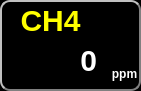
        <widget class="QWidget" name="rad_widget_6" native="true">
         <property name="geometry">
          <rect>
           <x>149</x>
           <y>0</y>
           <width>141</width>
           <height>91</height>
          </rect>
         </property>
         <property name="styleSheet">
          <string notr="true">QWidget
{
	border-color: gray;
	border-style: outset;
    border-width: 2px;
    border-radius: 10px;
    background-color: black;
    font: bold30px;
    padding: 6px;
}</string>
         </property>
         <widget class="QLabel" name="label_15">
          <property name="geometry">
           <rect>
            <x>10</x>
            <y>0</y>
            <width>81</width>
            <height>41</height>
           </rect>
          </property>
          <property name="font">
           <font>
            <pointsize>-1</pointsize>
            <italic>false</italic>
            <bold>true</bold>
           </font>
          </property>
          <property name="styleSheet">
           <string notr="true">QLabel
{
	color: yellow;
	border-style: none;
    border-width: 2px;
    border-radius: 10px;
    background-color: none;
    font: bold 30px;
    padding: 6px;
}</string>
          </property>
          <property name="text">
           <string>CH4</string>
          </property>
          <property name="alignment">
           <set>Qt::AlignmentFlag::AlignCenter</set>
          </property>
         </widget>
         <widget class="QLabel" name="CH4_Label">
          <property name="geometry">
           <rect>
            <x>10</x>
            <y>40</y>
            <width>101</width>
            <height>40</height>
           </rect>
          </property>
          <property name="font">
           <font>
            <pointsize>-1</pointsize>
            <italic>false</italic>
            <bold>true</bold>
           </font>
          </property>
          <property name="styleSheet">
           <string notr="true">QLabel
{
	border-style: none;
    border-width: 2px;
    border-radius: 10px;
    background-color: none;
    font: bold 30px;
    padding: 6px;
	color: white;
}</string>
          </property>
          <property name="text">
           <string>0</string>
          </property>
          <property name="alignment">
           <set>Qt::AlignmentFlag::AlignRight|Qt::AlignmentFlag::AlignTrailing|Qt::AlignmentFlag::AlignVCenter</set>
          </property>
         </widget>
         <widget class="QLabel" name="label_18">
          <property name="geometry">
           <rect>
            <x>104</x>
            <y>58</y>
            <width>41</width>
            <height>31</height>
           </rect>
          </property>
          <property name="font">
           <font>
            <pointsize>-1</pointsize>
            <italic>false</italic>
            <bold>true</bold>
           </font>
          </property>
          <property name="styleSheet">
           <string notr="true">QLabel
{
	border-style: none;
    border-width: 2px;
    border-radius: 10px;
    background-color: none;
    font: bold 12px;
    padding: 6px;
	color: white;
}</string>
          </property>
          <property name="text">
           <string>ppm</string>
          </property>
          <property name="alignment">
           <set>Qt::AlignmentFlag::AlignCenter</set>
          </property>
         </widget>
        </widget>
